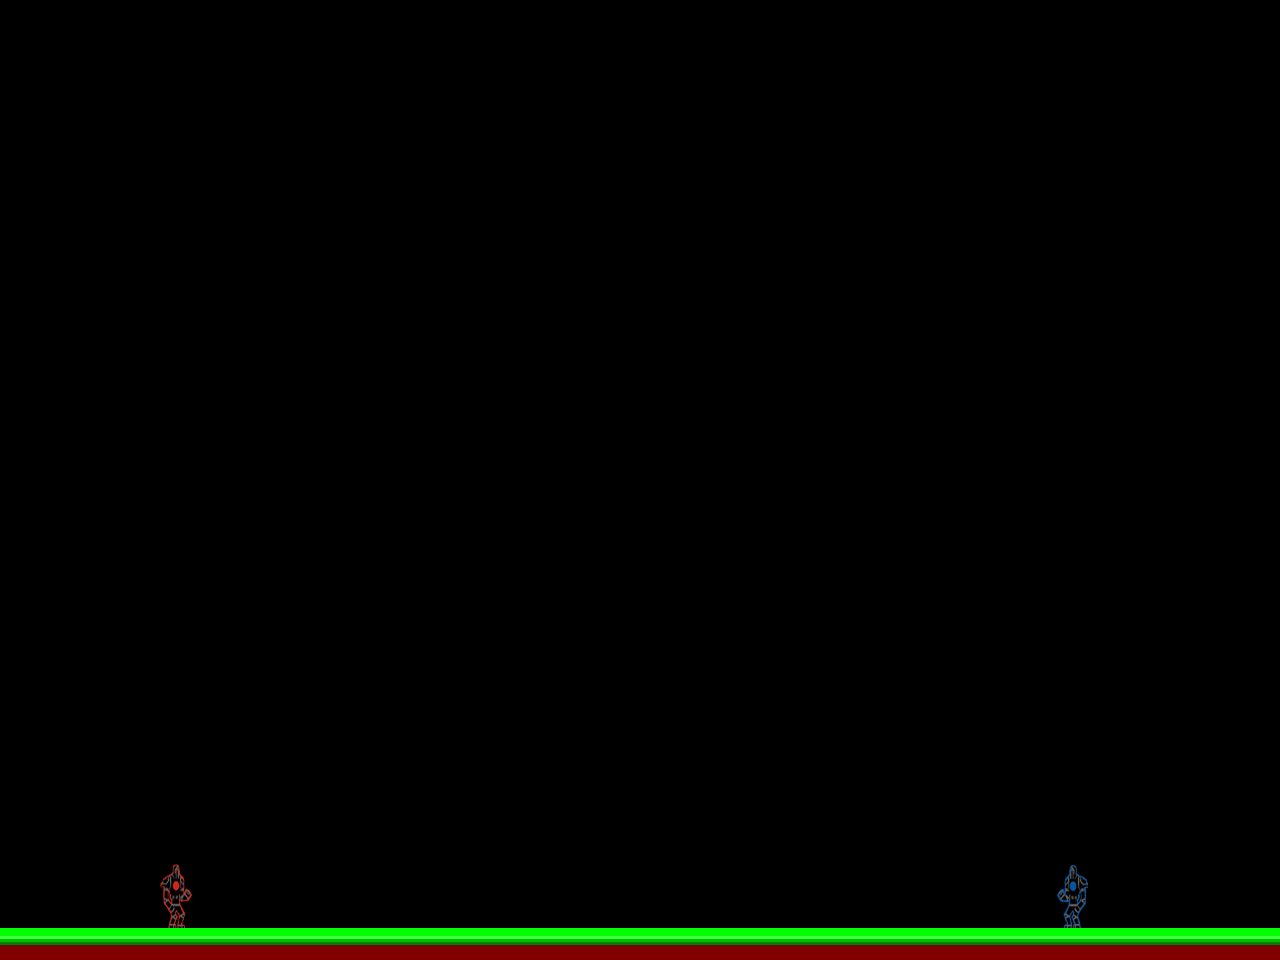

This game map was drawn from its Tiled (.tmx) file and the tilesets committed beside it. A one-line description and the full map source follow:
An orthogonal 40x30 tile map with 32x32 px tiles, 1 tile layer (Tile Layer 1).

<map version="1.0" orientation="orthogonal" renderorder="right-down" width="40" height="30" tilewidth="32" tileheight="32">
 <tileset firstgid="1" name="Tu" tilewidth="32" tileheight="64">
  <tile id="0">
   <image width="32" height="64" source="../Red.png" />
  </tile>
  <tile id="1">
   <image width="32" height="64" source="../Blue.png" />
  </tile>
  <tile id="2">
   <image width="32" height="32" source="../ground.png" />
  </tile>
 </tileset>
 <layer name="Tile Layer 1" width="40" height="30">
  <data encoding="csv">
0,0,0,0,0,0,0,0,0,0,0,0,0,0,0,0,0,0,0,0,0,0,0,0,0,0,0,0,0,0,0,0,0,0,0,0,0,0,0,0,
0,0,0,0,0,0,0,0,0,0,0,0,0,0,0,0,0,0,0,0,0,0,0,0,0,0,0,0,0,0,0,0,0,0,0,0,0,0,0,0,
0,0,0,0,0,0,0,0,0,0,0,0,0,0,0,0,0,0,0,0,0,0,0,0,0,0,0,0,0,0,0,0,0,0,0,0,0,0,0,0,
0,0,0,0,0,0,0,0,0,0,0,0,0,0,0,0,0,0,0,0,0,0,0,0,0,0,0,0,0,0,0,0,0,0,0,0,0,0,0,0,
0,0,0,0,0,0,0,0,0,0,0,0,0,0,0,0,0,0,0,0,0,0,0,0,0,0,0,0,0,0,0,0,0,0,0,0,0,0,0,0,
0,0,0,0,0,0,0,0,0,0,0,0,0,0,0,0,0,0,0,0,0,0,0,0,0,0,0,0,0,0,0,0,0,0,0,0,0,0,0,0,
0,0,0,0,0,0,0,0,0,0,0,0,0,0,0,0,0,0,0,0,0,0,0,0,0,0,0,0,0,0,0,0,0,0,0,0,0,0,0,0,
0,0,0,0,0,0,0,0,0,0,0,0,0,0,0,0,0,0,0,0,0,0,0,0,0,0,0,0,0,0,0,0,0,0,0,0,0,0,0,0,
0,0,0,0,0,0,0,0,0,0,0,0,0,0,0,0,0,0,0,0,0,0,0,0,0,0,0,0,0,0,0,0,0,0,0,0,0,0,0,0,
0,0,0,0,0,0,0,0,0,0,0,0,0,0,0,0,0,0,0,0,0,0,0,0,0,0,0,0,0,0,0,0,0,0,0,0,0,0,0,0,
0,0,0,0,0,0,0,0,0,0,0,0,0,0,0,0,0,0,0,0,0,0,0,0,0,0,0,0,0,0,0,0,0,0,0,0,0,0,0,0,
0,0,0,0,0,0,0,0,0,0,0,0,0,0,0,0,0,0,0,0,0,0,0,0,0,0,0,0,0,0,0,0,0,0,0,0,0,0,0,0,
0,0,0,0,0,0,0,0,0,0,0,0,0,0,0,0,0,0,0,0,0,0,0,0,0,0,0,0,0,0,0,0,0,0,0,0,0,0,0,0,
0,0,0,0,0,0,0,0,0,0,0,0,0,0,0,0,0,0,0,0,0,0,0,0,0,0,0,0,0,0,0,0,0,0,0,0,0,0,0,0,
0,0,0,0,0,0,0,0,0,0,0,0,0,0,0,0,0,0,0,0,0,0,0,0,0,0,0,0,0,0,0,0,0,0,0,0,0,0,0,0,
0,0,0,0,0,0,0,0,0,0,0,0,0,0,0,0,0,0,0,0,0,0,0,0,0,0,0,0,0,0,0,0,0,0,0,0,0,0,0,0,
0,0,0,0,0,0,0,0,0,0,0,0,0,0,0,0,0,0,0,0,0,0,0,0,0,0,0,0,0,0,0,0,0,0,0,0,0,0,0,0,
0,0,0,0,0,0,0,0,0,0,0,0,0,0,0,0,0,0,0,0,0,0,0,0,0,0,0,0,0,0,0,0,0,0,0,0,0,0,0,0,
0,0,0,0,0,0,0,0,0,0,0,0,0,0,0,0,0,0,0,0,0,0,0,0,0,0,0,0,0,0,0,0,0,0,0,0,0,0,0,0,
0,0,0,0,0,0,0,0,0,0,0,0,0,0,0,0,0,0,0,0,0,0,0,0,0,0,0,0,0,0,0,0,0,0,0,0,0,0,0,0,
0,0,0,0,0,0,0,0,0,0,0,0,0,0,0,0,0,0,0,0,0,0,0,0,0,0,0,0,0,0,0,0,0,0,0,0,0,0,0,0,
0,0,0,0,0,0,0,0,0,0,0,0,0,0,0,0,0,0,0,0,0,0,0,0,0,0,0,0,0,0,0,0,0,0,0,0,0,0,0,0,
0,0,0,0,0,0,0,0,0,0,0,0,0,0,0,0,0,0,0,0,0,0,0,0,0,0,0,0,0,0,0,0,0,0,0,0,0,0,0,0,
0,0,0,0,0,0,0,0,0,0,0,0,0,0,0,0,0,0,0,0,0,0,0,0,0,0,0,0,0,0,0,0,0,0,0,0,0,0,0,0,
0,0,0,0,0,0,0,0,0,0,0,0,0,0,0,0,0,0,0,0,0,0,0,0,0,0,0,0,0,0,0,0,0,0,0,0,0,0,0,0,
0,0,0,0,0,0,0,0,0,0,0,0,0,0,0,0,0,0,0,0,0,0,0,0,0,0,0,0,0,0,0,0,0,0,0,0,0,0,0,0,
0,0,0,0,0,0,0,0,0,0,0,0,0,0,0,0,0,0,0,0,0,0,0,0,0,0,0,0,0,0,0,0,0,0,0,0,0,0,0,0,
0,0,0,0,0,0,0,0,0,0,0,0,0,0,0,0,0,0,0,0,0,0,0,0,0,0,0,0,0,0,0,0,0,0,0,0,0,0,0,0,
0,0,0,0,0,1,0,0,0,0,0,0,0,0,0,0,0,0,0,0,0,0,0,0,0,0,0,0,0,0,0,0,0,2,0,0,0,0,0,0,
3,3,3,3,3,3,3,3,3,3,3,3,3,3,3,3,3,3,3,3,3,3,3,3,3,3,3,3,3,3,3,3,3,3,3,3,3,3,3,3
</data>
 </layer>
</map>
